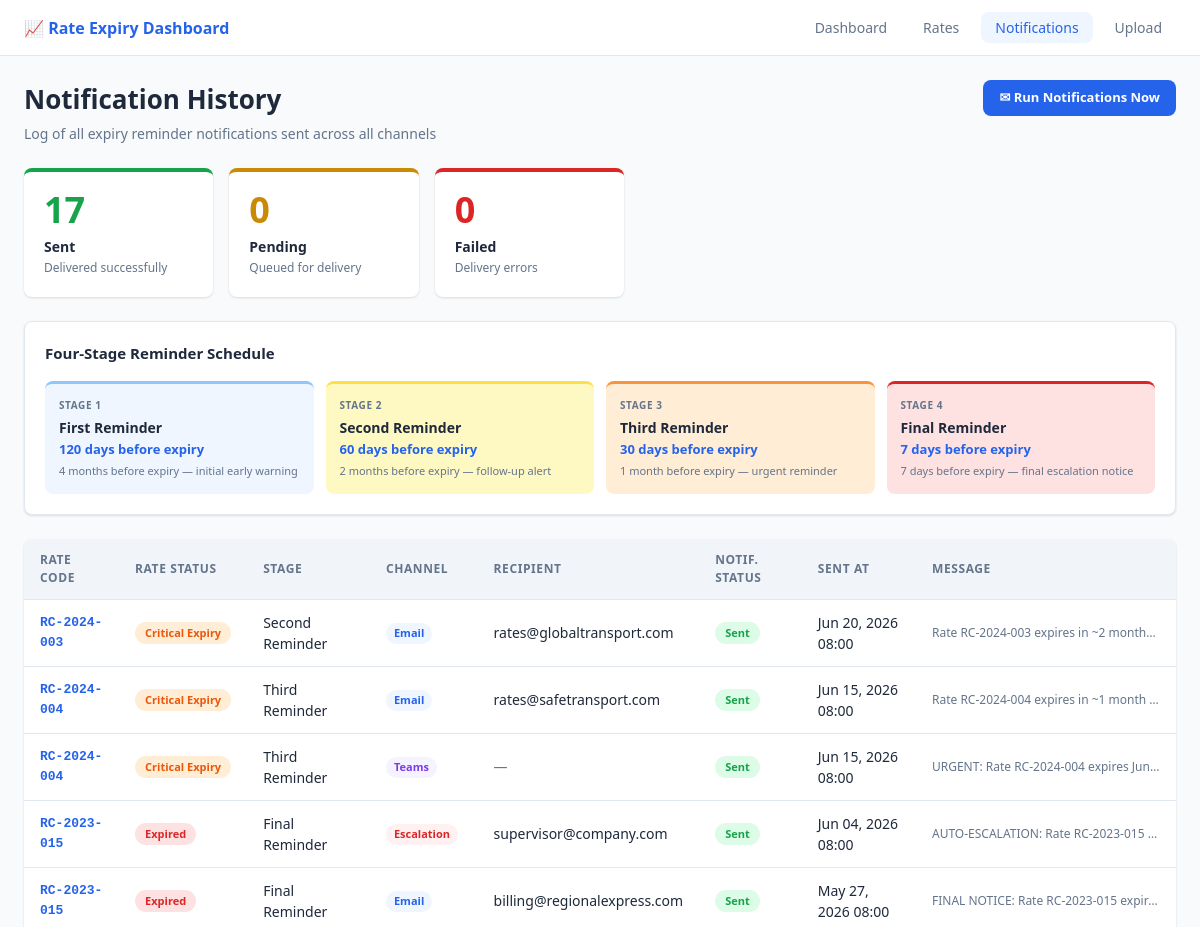
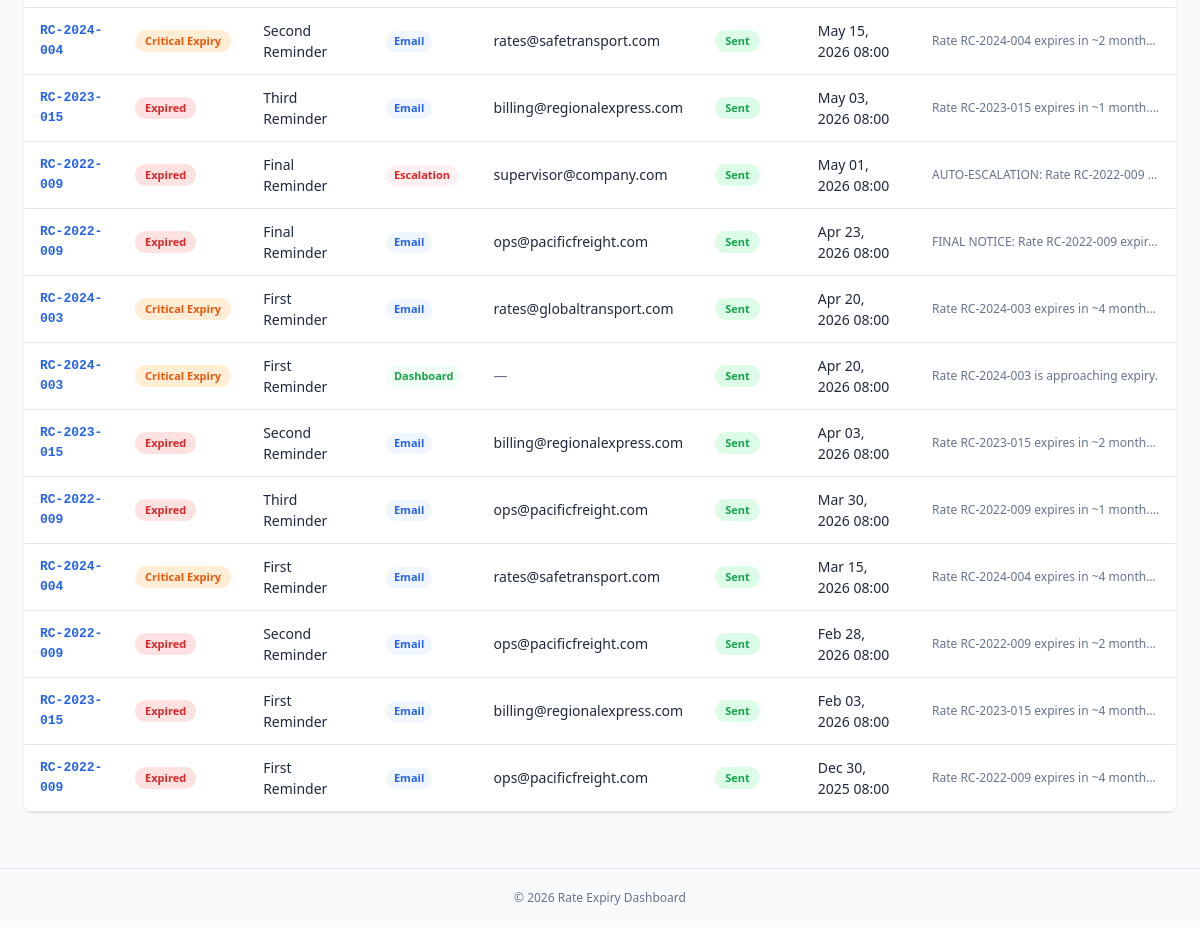
The page /pages/notifications.php on the database its author committed (2 pictures, top to bottom).
### tables this page shows
CREATE TABLE IF NOT EXISTS notification_schedule (
    id              INT            AUTO_INCREMENT PRIMARY KEY,
    stage           TINYINT(1)     NOT NULL UNIQUE COMMENT '1=First, 2=Second, 3=Third, 4=Final',
    label           VARCHAR(50)    NOT NULL,
    days_before     INT            NOT NULL COMMENT 'Days before expiry to trigger reminder',
    description     VARCHAR(255)   DEFAULT NULL
);

CREATE TABLE IF NOT EXISTS notifications (
    id               INT            AUTO_INCREMENT PRIMARY KEY,
    rate_id          INT            NOT NULL,
    schedule_id      INT            NOT NULL,
    channel          ENUM('email','dashboard','teams','escalation') NOT NULL,
    recipient_email  VARCHAR(150)   DEFAULT NULL,
    message          TEXT           DEFAULT NULL,
    status           ENUM('pending','sent','failed') NOT NULL DEFAULT 'pending',
    sent_at          DATETIME       DEFAULT NULL,
    created_at       DATETIME       NOT NULL DEFAULT CURRENT_TIMESTAMP,
    CONSTRAINT fk_notif_rate     FOREIGN KEY (rate_id)     REFERENCES rates(id)                 ON DELETE CASCADE,
    CONSTRAINT fk_notif_schedule FOREIGN KEY (schedule_id) REFERENCES notification_schedule(id) ON DELETE RESTRICT
);

CREATE TABLE IF NOT EXISTS rates (
    id                   INT            AUTO_INCREMENT PRIMARY KEY,
    rate_code            VARCHAR(50)    NOT NULL UNIQUE,
    rate_description     VARCHAR(255)   NOT NULL,
    customer_carrier_id  INT            NOT NULL,
    type                 ENUM('Customer','Carrier') NOT NULL,
    effective_from       DATE           NOT NULL,
    effective_through    DATE           NOT NULL,
    status               ENUM('Active','Expiring Soon','Critical Expiry','Expired')
                                        NOT NULL DEFAULT 'Active',
    notes                TEXT           DEFAULT NULL,
    created_by           INT            DEFAULT NULL,
    created_at           DATETIME       NOT NULL DEFAULT CURRENT_TIMESTAMP,
    updated_at           DATETIME       NOT NULL DEFAULT CURRENT_TIMESTAMP ON UPDATE CURRENT_TIMESTAMP,
    CONSTRAINT fk_rates_cc   FOREIGN KEY (customer_carrier_id)
        REFERENCES customers_carriers(id) ON DELETE RESTRICT ON UPDATE CASCADE,
    CONSTRAINT fk_rates_user FOREIGN KEY (created_by)
        REFERENCES users(id) ON DELETE SET NULL ON UPDATE CASCADE
);

### includes/functions.php (called while the page is built, shortened)
<?php
function statusBadgeClass(string $status): string {
    return match ($status) {
        'Active'          => 'badge-active',
        'Expiring Soon'   => 'badge-expiring',
        'Critical Expiry' => 'badge-critical',
        'Expired'         => 'badge-expired',
        default           => 'badge-secondary',
    };
}

### pages/notifications.php (the view, shortened to what this page needs)
<?php
require_once __DIR__ . '/../includes/functions.php';
$db        = getDB();
$stages = $db->query(
    "SELECT * FROM notification_schedule ORDER BY stage"
)->fetch_all(MYSQLI_ASSOC);
$notifications = $db->query("
    SELECT n.id, n.channel, n.recipient_email, n.message, n.status, n.sent_at,
           r.rate_code, r.rate_description, r.status AS rate_status,
           ns.label AS stage_label, ns.days_before
    FROM   notifications n
    JOIN   rates r              ON r.id  = n.rate_id
    JOIN   notification_schedule ns ON ns.id = n.schedule_id
    ORDER  BY n.sent_at DESC
")->fetch_all(MYSQLI_ASSOC);
$totalSent    = count(array_filter($notifications, fn($n) => $n['status'] === 'sent'));
$totalPending = count(array_filter($notifications, fn($n) => $n['status'] === 'pending'));
$totalFailed  = count(array_filter($notifications, fn($n) => $n['status'] === 'failed'));
include __DIR__ . '/../includes/header.php';
?>
<div class="page-header">
    <div>
        <h1 class="page-title">Notification History</h1>
        <p class="page-subtitle">Log of all expiry reminder notifications sent across all channels</p>
    </div>
    <div class="page-actions">
        <a href="/rate-expiry-dashboard/api/send_notifications.php"
           target="_blank" class="btn btn-primary">&#9993; Run Notifications Now</a>
    </div>
</div>
<div class="cards-grid" style="grid-template-columns: repeat(3,1fr); max-width:600px; margin-bottom:24px">
    <div class="card card-active">
        <div class="card-count"><?= $totalSent ?></div>
        <div class="card-label">Sent</div>
        <div class="card-sublabel">Delivered successfully</div>
    </div>
    <div class="card card-expiring">
        <div class="card-count"><?= $totalPending ?></div>
        <div class="card-label">Pending</div>
        <div class="card-sublabel">Queued for delivery</div>
    </div>
    <div class="card card-expired">
        <div class="card-count"><?= $totalFailed ?></div>
        <div class="card-label">Failed</div>
        <div class="card-sublabel">Delivery errors</div>
    </div>
</div>
<div class="section-card" style="margin-bottom:24px">
    <div class="section-title">Four-Stage Reminder Schedule</div>
    <div class="schedule-grid">
        <?php
        $stageClass = ['stage-1','stage-2','stage-3','stage-4'];
        foreach ($stages as $i => $s):
        ?>
        <div class="schedule-item <?= $stageClass[$i] ?>">
            <div class="schedule-stage">Stage <?= $s['stage'] ?></div>
            <div class="schedule-label"><?= htmlspecialchars($s['label']) ?></div>
            <div class="schedule-days"><?= $s['days_before'] ?> days before expiry</div>
            <div class="schedule-desc"><?= htmlspecialchars($s['description']) ?></div>
        </div>
        <?php endforeach; ?>
    </div>
</div>
<div class="table-wrapper">
    <table class="rates-table">
        <thead>
            <tr>
                <th>Rate Code</th>
                <th>Rate Status</th>
                <th>Stage</th>
                <th>Channel</th>
                <th>Recipient</th>
                <th>Notif. Status</th>
                <th>Sent At</th>
                <th>Message</th>
            </tr>
        </thead>
        <tbody>
        <?php if (empty($notifications)): ?>
            <tr><td colspan="8" class="empty-state">No notifications have been sent yet.</td></tr>
        <?php else: ?>
            <?php foreach ($notifications as $n): ?>
            <tr>
                <td class="rate-code"><?= htmlspecialchars($n['rate_code']) ?></td>
                <td><span class="badge <?= statusBadgeClass($n['rate_status']) ?>"><?= $n['rate_status'] ?></span></td>
                <td><?= htmlspecialchars($n['stage_label']) ?></td>
                <td><span class="channel-badge channel-<?= $n['channel'] ?>"><?= ucfirst($n['channel']) ?></span></td>
                <td><?= $n['recipient_email']
                        ? htmlspecialchars($n['recipient_email'])
                        : '<span class="text-muted">—</span>' ?></td>
                <td><span class="badge badge-notif-<?= $n['status'] ?>"><?= ucfirst($n['status']) ?></span></td>
                <td><?= $n['sent_at'] ? date('M d, Y H:i', strtotime($n['sent_at'])) : '—' ?></td>
                <td class="message-cell" title="<?= htmlspecialchars($n['message'] ?? '') ?>">
                    <?= htmlspecialchars(mb_strimwidth($n['message'] ?? '', 0, 65, '…')) ?>
                </td>
            </tr>
            <?php endforeach; ?>
        <?php endif; ?>
        </tbody>
    </table>
</div>
<?php include __DIR__ . '/../includes/footer.php'; ?>

### rows shown on the page
notification_schedule: stage "1", label "First Reminder", days_before "120", description "4 months before expiry — initial early warning"
notification_schedule: stage "2", label "Second Reminder", days_before "60", description "2 months before expiry — follow-up alert"
notification_schedule: stage "3", label "Third Reminder", days_before "30", description "1 month before expiry — urgent reminder"
notification_schedule: stage "4", label "Final Reminder", days_before "7", description "7 days before expiry — final escalation notice"
notifications: rate.rate_code "RC-2024-003", rate.status "Critical Expiry", schedule.label "Second Reminder", channel "Email", recipient_email "rates@globaltransport.com", status "Sent", sent_at "Jun 20, 2026 08:00", message "Rate RC-2024-003 expires in ~2 month…"
notifications: rate.rate_code "RC-2024-004", rate.status "Critical Expiry", schedule.label "Third Reminder", channel "Email", recipient_email "rates@safetransport.com", status "Sent", sent_at "Jun 15, 2026 08:00", message "Rate RC-2024-004 expires in ~1 month…"
notifications: rate.rate_code "RC-2024-004", rate.status "Critical Expiry", schedule.label "Third Reminder", channel "Teams", status "Sent", sent_at "Jun 15, 2026 08:00", message "URGENT: Rate RC-2024-004 expires Jun…"
notifications: rate.rate_code "RC-2023-015", rate.status "Expired", schedule.label "Final Reminder", channel "Escalation", recipient_email "supervisor@company.com", status "Sent", sent_at "Jun 04, 2026 08:00", message "AUTO-ESCALATION: Rate RC-2023-015…"
notifications: rate.rate_code "RC-2023-015", rate.status "Expired", schedule.label "Final Reminder", channel "Email", recipient_email "billing@regionalexpress.com", status "Sent", sent_at "May 27, 2026 08:00", message "FINAL NOTICE: Rate RC-2023-015 expir…"
notifications: rate.rate_code "RC-2024-004", rate.status "Critical Expiry", schedule.label "Second Reminder", channel "Email", recipient_email "rates@safetransport.com", status "Sent", sent_at "May 15, 2026 08:00", message "Rate RC-2024-004 expires in ~2 month…"
notifications: rate.rate_code "RC-2023-015", rate.status "Expired", schedule.label "Third Reminder", channel "Email", recipient_email "billing@regionalexpress.com", status "Sent", sent_at "May 03, 2026 08:00", message "Rate RC-2023-015 expires in ~1 month.…"
notifications: rate.rate_code "RC-2022-009", rate.status "Expired", schedule.label "Final Reminder", channel "Escalation", recipient_email "supervisor@company.com", status "Sent", sent_at "May 01, 2026 08:00", message "AUTO-ESCALATION: Rate RC-2022-009…"
notifications: rate.rate_code "RC-2022-009", rate.status "Expired", schedule.label "Final Reminder", channel "Email", recipient_email "ops@pacificfreight.com", status "Sent", sent_at "Apr 23, 2026 08:00", message "FINAL NOTICE: Rate RC-2022-009 expir…"
notifications: rate.rate_code "RC-2024-003", rate.status "Critical Expiry", schedule.label "First Reminder", channel "Email", recipient_email "rates@globaltransport.com", status "Sent", sent_at "Apr 20, 2026 08:00", message "Rate RC-2024-003 expires in ~4 month…"
notifications: rate.rate_code "RC-2024-003", rate.status "Critical Expiry", schedule.label "First Reminder", channel "Dashboard", status "Sent", sent_at "Apr 20, 2026 08:00", message "Rate RC-2024-003 is approaching expiry."
notifications: rate.rate_code "RC-2023-015", rate.status "Expired", schedule.label "Second Reminder", channel "Email", recipient_email "billing@regionalexpress.com", status "Sent", sent_at "Apr 03, 2026 08:00", message "Rate RC-2023-015 expires in ~2 month…"
notifications: rate.rate_code "RC-2022-009", rate.status "Expired", schedule.label "Third Reminder", channel "Email", recipient_email "ops@pacificfreight.com", status "Sent", sent_at "Mar 30, 2026 08:00", message "Rate RC-2022-009 expires in ~1 month.…"
notifications: rate.rate_code "RC-2024-004", rate.status "Critical Expiry", schedule.label "First Reminder", channel "Email", recipient_email "rates@safetransport.com", status "Sent", sent_at "Mar 15, 2026 08:00", message "Rate RC-2024-004 expires in ~4 month…"
notifications: rate.rate_code "RC-2022-009", rate.status "Expired", schedule.label "Second Reminder", channel "Email", recipient_email "ops@pacificfreight.com", status "Sent", sent_at "Feb 28, 2026 08:00", message "Rate RC-2022-009 expires in ~2 month…"
notifications: rate.rate_code "RC-2023-015", rate.status "Expired", schedule.label "First Reminder", channel "Email", recipient_email "billing@regionalexpress.com", status "Sent", sent_at "Feb 03, 2026 08:00", message "Rate RC-2023-015 expires in ~4 month…"
notifications: rate.rate_code "RC-2022-009", rate.status "Expired", schedule.label "First Reminder", channel "Email", recipient_email "ops@pacificfreight.com", status "Sent", sent_at "Dec 30, 2025 08:00", message "Rate RC-2022-009 expires in ~4 month…"

### other values the page prints
$link['label'] "Dashboard"
$link['label'] "Rates"
$link['label'] "Notifications"
$link['label'] "Upload"
$totalSent "17"
$totalPending "0"
$totalFailed "0"
